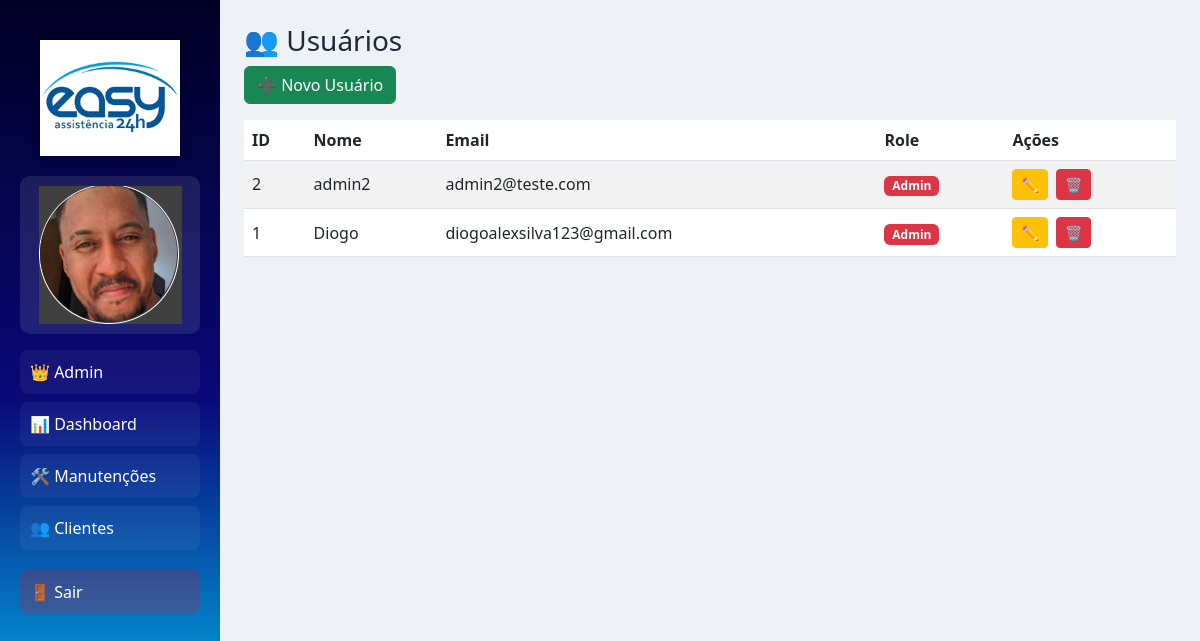
The page /admin/usuarios (signed in) on the database as committed earlier.
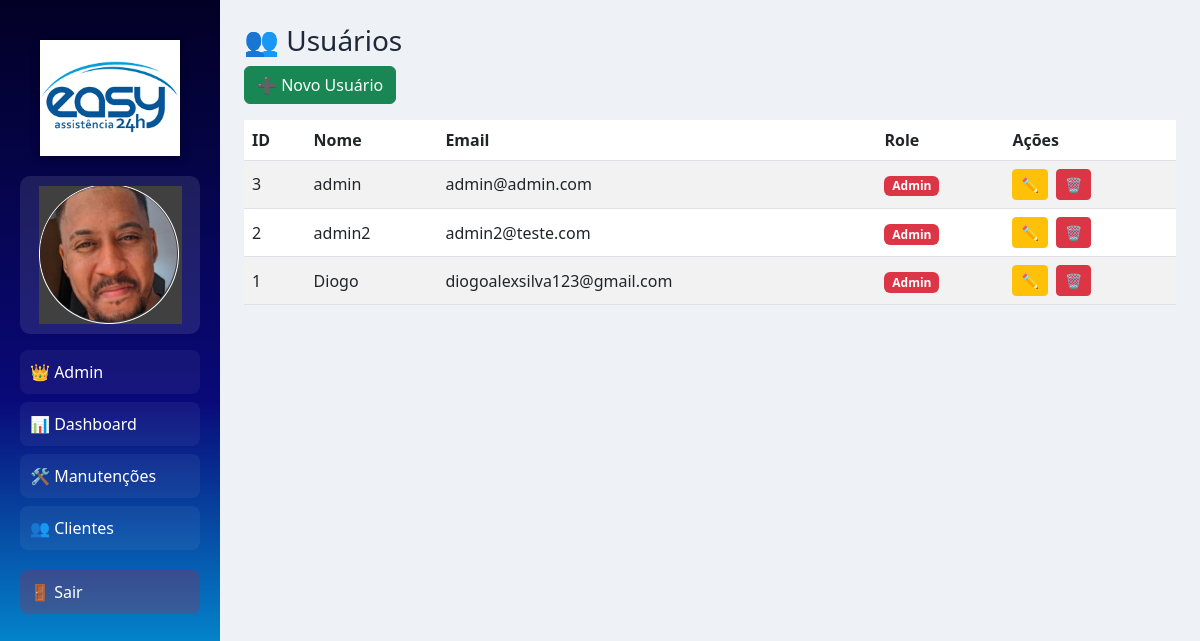
The same page on the database as committed later.
### models/usuario.py (models this page shows, shortened)
class Usuario(db.Model):
    __tablename__ = "usuarios"
    id = db.Column(db.Integer, primary_key=True)
    nome = db.Column(db.String(100), unique=True, nullable=False)
    email = db.Column(db.String(100))
    senha_hash = db.Column(db.String(200), nullable=False)
    role = db.Column(db.String(20), default="usuario")
    foto = db.Column(db.String(255))

### routes/admin.py (the view)
@admin_bp.route("/usuarios")
@admin_required
def listar_usuarios():
    usuarios = Usuario.query.order_by(Usuario.id.desc()).all()
    return render_template("admin/usuarios.html", usuarios=usuarios)

### utils/auth.py (called while the page is built)
def admin_required(f):
    @wraps(f)
    def decorated_function(*args, **kwargs):
        if not session.get("user_id"):
            return redirect("/login")
        if session.get("user_role") != "admin":
            return "Acesso negado 🚫"
        return f(*args, **kwargs)
    return decorated_function

### templates/admin/usuarios.html
{% extends "base.html" %}
{% block content %}
<h3>👥 Usuários</h3>
<a href="/admin/usuarios/novo" class="btn btn-success mb-3">
  ➕ Novo Usuário
</a>
<table class="table table-striped">
  <thead>
    <tr>
      <th>ID</th>
      <th>Nome</th>
      <th>Email</th>
      <th>Role</th>
      <th>Ações</th>
    </tr>
  </thead>
  <tbody>
    {% for u in usuarios %}
    <tr>
      <td>{{ u.id }}</td>
      <td>{{ u.nome }}</td>
      <td>{{ u.email }}</td>
      <td>
        {% if u.role == "admin" %}
          <span class="badge bg-danger">Admin</span>
        {% else %}
          <span class="badge bg-secondary">Usuário</span>
        {% endif %}
      </td>
      <td class="d-flex gap-2">
        <a href="/admin/usuarios/editar/{{ u.id }}"
           class="btn btn-sm btn-warning">
          ✏️
        </a>
        <a href="/admin/usuarios/excluir/{{ u.id }}"
           class="btn btn-sm btn-danger"
           onclick="return confirm('Tem certeza que deseja excluir?')">
          🗑️
        </a>
      </td>
    </tr>
    {% endfor %}
  </tbody>
</table>
{% endblock %}

### templates/base.html (shortened to what this page needs)
<!DOCTYPE html>
<html lang="pt-br">
<head>
  <link href="https://cdn.jsdelivr.net/npm/bootstrap@5.3.0/dist/css/bootstrap.min.css" rel="stylesheet">
  <link href="https://cdn.jsdelivr.net/npm/bootstrap-icons@1.10.5/font/bootstrap-icons.css" rel="stylesheet">
  <link rel="stylesheet" href="{{ url_for('static', filename='css/style.css') }}">
</head>
<body>
<div class="d-flex">
  <div class="sidebar">
    <div class="logo-container">
        <img src="{{ url_for('static', filename='img/logo.png') }}" class="logo-img">
    </div>
    <div class="user-box text-center mb-3">
      <div class="user-avatar">
          {% if session.get("user_foto") %}
            <img src="/{{ session.get('user_foto') }}" class="avatar-img">
          {% else %}
            👤
          {% endif %}
      </div>
    </div>
  {% if session.get("user_role") == "admin" %}
      <a href="/admin" class="menu-item">
        👑 Admin
      </a>
  {% endif %}
    <a href="/" class="menu-item">📊 Dashboard</a>
    <a href="/manutencoes/" class="menu-item">🛠️ Manutenções</a>
    <a href="/clientes/" class="menu-item">👥 Clientes</a>
    <a href="/logout" class="menu-item logout">🚪 Sair</a>
  </div>
  <div class="content p-4 w-100">
    {% block content %}{% endblock %}
  </div>
</div>
</body>
</html>

### static/css/style.css (style rules this page uses)
:root { --gradient-start: #020024; --gradient-mid: #090979; --gradient-end: #00d4ff; --primary: #1e3a8a; --secondary: #3b82f6; --bg: #eef2f7; --card: #ffffff; --text: #1f2937; --muted: #6b7280; --border: #d1d5db; }
body { background: var(--bg); font-family: 'Segoe UI', sans-serif; color: var(--text); }
.sidebar { width: 220px; height: 100vh; background: linear-gradient( 180deg, var(--gradient-start) 0%, var(--gradient-mid) 50%, var(--gradient-end) 100% ); padding: 20px; position: fixed; }
.menu-item { display: block; color: #fff; text-decoration: none; padding: 10px; margin-bottom: 8px; transition: 0.2s; }
.content { margin-left: 220px; }
td { vertical-align: middle; }
.logo-container { text-align: center; padding: 20px 10px; }
.logo-img { width: 140px; max-width: 100%; filter: drop-shadow(0 2px 4px rgba(0,0,0,0.4)); transition: 0.3s; }
.menu-item { text-decoration: none; color: #fff; padding: 10px; border-radius: 8px; background: rgba(255,255,255,0.05); transition: 0.3s; }
.logout { margin-top: 20px; background: rgba(255,0,0,0.2); }
.user-box { padding: 10px; border-radius: 10px; background: rgba(255,255,255,0.1); color: white; }
.user-avatar { font-size: 28px; }

Rows that differ between the two databases and show on the page:
added Usuario: id "3", nome "admin", email "admin@admin.com", role "Admin"
